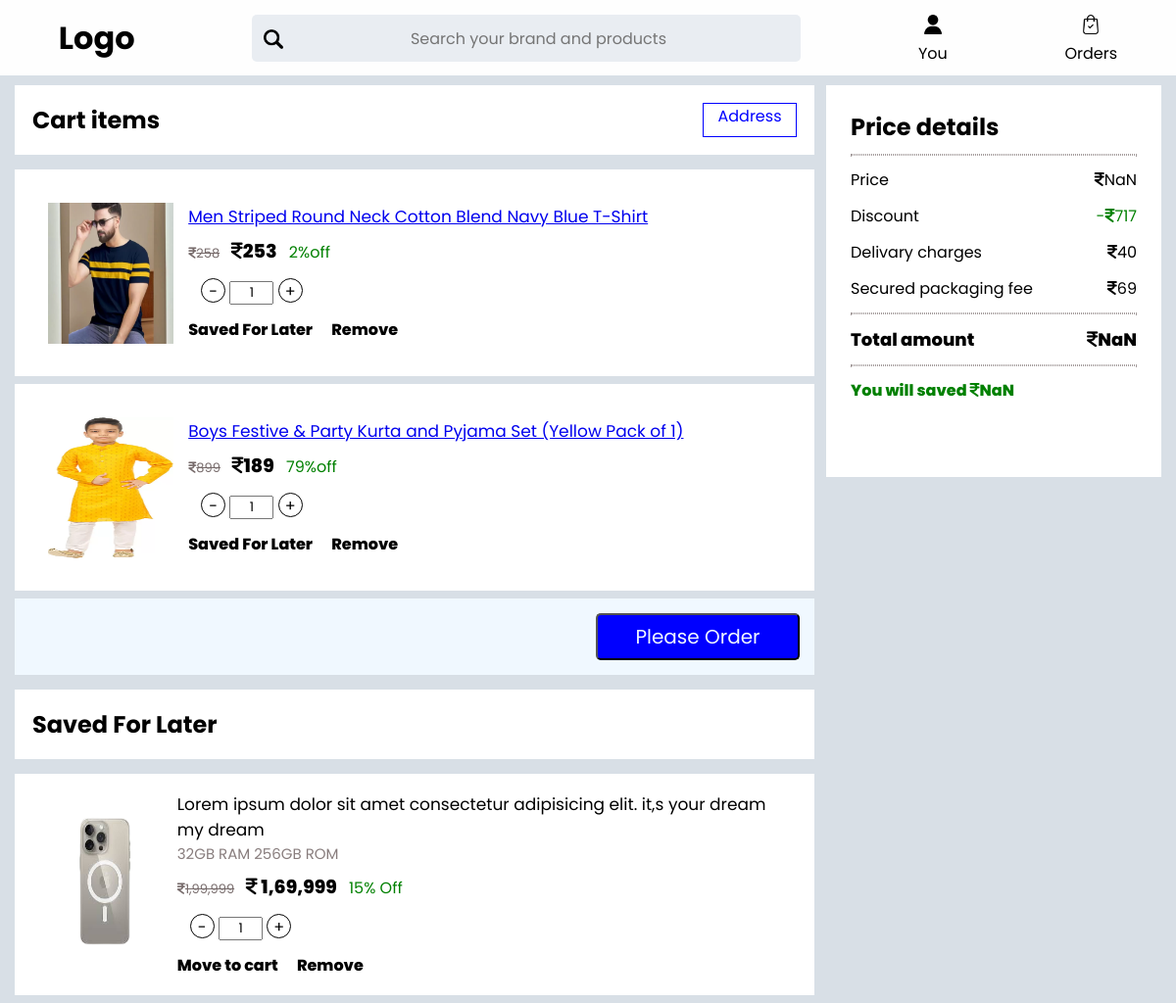
Page /coding/cart/cart.php (signed in) on the committed database.
### tables this page shows
CREATE TABLE `cloth` (
  `id` int(11) NOT NULL,
  `title` varchar(100) NOT NULL,
  `price` bigint(20) NOT NULL,
  `pname` varchar(20) NOT NULL,
  `imageone` varchar(100) NOT NULL,
  `imagetwo` varchar(100) NOT NULL,
  `imagethree` varchar(100) NOT NULL,
  `offerone` varchar(100) NOT NULL,
  `offertwo` varchar(100) NOT NULL,
  `offerthree` varchar(100) NOT NULL,
  `color` varchar(30) NOT NULL,
  `brand` varchar(30) NOT NULL,
  `product_type` varchar(30) NOT NULL,
  `size` varchar(20) NOT NULL,
  `matterial` varchar(30) NOT NULL,
  `model_name` varchar(30) NOT NULL,
  `ideal_for` varchar(20) NOT NULL,
  `pack_of` int(11) NOT NULL,
  `quantity` int(11) NOT NULL,
  `added_at` datetime NOT NULL,
  `ocassion` varchar(30) NOT NULL,
  `pattern` varchar(30) NOT NULL,
  `discount` int(11) NOT NULL,
  `seller` varchar(50) NOT NULL,
  `ps` varchar(40) NOT NULL DEFAULT 'footware',
  `ps_two` varchar(40) NOT NULL DEFAULT 'shoes',
  `pcl` varchar(40) NOT NULL DEFAULT 'cloth'
);

### coding/cart/cart.php (the view, shortened to what this page needs)
<?php
require_once "../admin/pages/connect.php";
if(isset($_SESSION['username'])){
  $userid=$_SESSION['username'];
  $sql = "select * from cart where userid = $userid";
  $res = mysqli_query($con,$sql);
?>
<!DOCTYPE html>
<html lang="en">
  <head>
    <link rel="stylesheet" href="cart.css" />
  </head>
  <body>
    <div class="container">
      <div class="navbar">
        <h1 class="logo">Logo</h1>
        <div class="search">
          <img src="../../images/magnifying-glass.png" alt="" />
          <input type="text" placeholder="Search your brand and products" />
        </div>
        <div class="account">
          <img src="../../images/user.png" alt="" /><br />
          You
        </div>
        <div class="orders">
          <img src="../../images/shopping-bag.png" alt="" /><br />
          Orders
        </div>
      </div>
      <div class="main">
        <div class="cart-container">
          <div class="heading-place">
            <h2>Cart items</h2>
            <span>Address</span>
          </div>
          <?php if(mysqli_num_rows($res)){
          while($pdata = mysqli_fetch_assoc($res)){
            $dbname = $pdata['dbname'];
            $productid = $pdata['productid'];
            $sql2 = "select * from $dbname where id = $productid";
            $res2 = mysqli_query($con,$sql2);
            if(mysqli_num_rows($res2)){
              while($product = mysqli_fetch_assoc($res2)){
                $discount = $product['price']*($product['discount']/100);
            ?>
          <div class="cart-box">
          <div class="box-item">
            <div class="image-container">
              <img src="../admin/<?php echo $product['imageone']; ?>" alt="" />
            </div>
            <div class="text-part">
              <div class="description">
              <a href="../cart-detail/<?php echo $dbname; ?>D.php?id=<?php echo $productid; ?>"> <?php echo $product['title']; ?></a>
              </div>
              <div class="price">
                <span class="initial-price">
                  <i class="fa-solid fa-indian-rupee-sign"></i
                  ><del><?php echo $product['price']; ?></del></span
                ><span class="final-price">
                  <i class="fa-solid fa-indian-rupee-sign "></i><span class="in-price"><?php echo ceil($product['price']-$discount);?></span></span
                >
                <span class="offer"><?php echo $product['discount']; ?>%off</span>
              </div>
              <div class="external-part">
                <div class="quantity">
                  <span class="decrement">-</span>
                  <input type="number" name="" id="" value="1" />
                  <span>+</span>
                </div>
                <span class="saved">Saved For Later</span>
                <span class="Remove"><a href="../admin/pages/action.php?Request=delete&id=<?php echo $pdata['id']; ?>">Remove</a></span>
              </div>
            </div>
          </div>
        </div>
        <?php         }}  }
           ?>
        <div class="order-request">
          <button type="button">Please Order</button>
        </div>
        <div class="heading-place">
          <h2>Saved For Later</h2>
        </div>
        <div class="cart-box">
          <div class="box-item">
            <div class="image-container">
              <img src="../cart image/iphone_15-removebg-preview.png" alt="" />
            </div>
            <div class="text-part">
              <div class="description">
                Lorem ipsum dolor sit amet consectetur adipisicing elit. it,s
                your dream my dream
              </div>
              <div class="sub-description">32GB RAM 256GB ROM</div>
              <div class="price">
                <span class="initial-price">
                  <i class="fa-solid fa-indian-rupee-sign"></i
                  ><del>1,99,999</del></span
                ><span class="final-price">
                  <i class="fa-solid fa-indian-rupee-sign"></i> 1,69,999</span
                >
                <span class="offer">15% Off</span>
              </div>
              <div class="external-part">
                <div class="quantity">
                  <span class="decrement">-</span>
                  <input type="number" name="" id="" value="1" />
                  <span>+</span>
                </div>
                <span class="saved">Move to cart</span>
                <span class="Remove">Remove</span>
              </div>
            </div>
          </div>
        </div>
      </div>
        <div class="caculation">
          <h2>Price details</h2>
          <hr />
          <div class="price">
            <span>Price</span>
            <span> <i class="fa-solid fa-indian-rupee-sign"></i><span id="price-print"></span></span>
          </div>
          <div class="discount">
            <span>Discount</span>
            <span>-<i class="fa-solid fa-indian-rupee-sign"></i><span id="discount-print"></span></span>
          </div>
          <div class="delivary">
            <span>Delivary charges</span>
            <span><i class="fa-solid fa-indian-rupee-sign"></i>40</span>
          </div>
          <div class="package">
            <span>Secured packaging fee</span>
            <span><i class="fa-solid fa-indian-rupee-sign"></i>69</span>
          </div>
          <hr />
          <div class="total">
            <span>Total amount</span>
            <span><i class="fa-solid fa-indian-rupee-sign"></i><span id="total"></span></span>
          </div>
          <hr />
          <p>
            You will saved <i class="fa-solid fa-indian-rupee-sign"></i><span id="save"></span>
          </p>
        </div>
      </div>
      </div>
      <?php }else{?>
                  <div class="cart-box">
                    <a href="../index.php">add item</a>
                  </div>
                  <?php } ?>
  </body>
</html>
  <?php }?>

### rows in the picture
cloth: imageone (picture), title "Men Striped Round Neck Cotton Blend Navy Blue T-Shirt", price "258", ceil($product['price']-$discount) "253", discount "2"
cloth: imageone (picture), title "Boys Festive & Party Kurta and Pyjama Set (Yellow Pack of 1)", price "899", ceil($product['price']-$discount) "189", discount "79"
